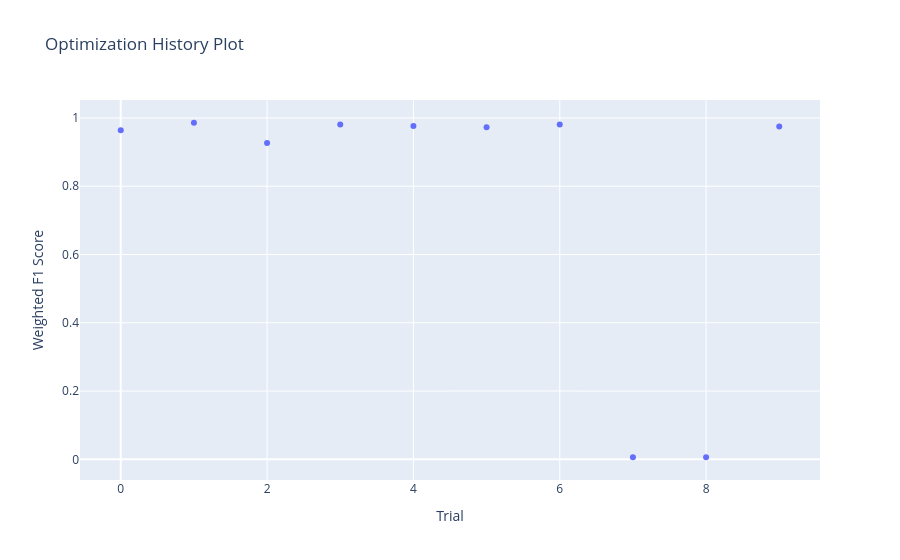

The code cell stored with this chart in its notebook:
### Markdown cell above
## Step 7.5b: Optimization History (Best Weighted F1 Score)

### Code cell
fig = optuna.visualization.plot_optimization_history(study, target=lambda t: t.values[1], target_name="Weighted F1 Score")
fig = go.Figure(fig)
fig.update_layout(width=None, height=None, autosize=True)
fig.write_image(f"{output_folder}/xgb_hpo_optimization_history_best_weighted_f1_score.pdf", width=1920, height=1080)
fig.write_html(f"{output_folder}/xgb_hpo_optimization_history_best_weighted_f1_score.html", full_html=True)
fig.show()

### Figure 1 — Plotly figure (JSON) as saved in the notebook; plotly's stock layout.template omitted (floating-point values rounded to 4 significant figures)
{"data": [{"mode": "markers", "name": "Weighted F1 Score", "type": "scatter", "x": [0, 1, 2, 3, 4, 5, 6, 7, 8, 9], "y": [0.964, 0.9859, 0.9268, 0.9804, 0.9763, 0.9725, 0.9806, 0.006102, 0.006102, 0.9751]}, {"marker": {"color": "#cccccc"}, "mode": "markers", "name": "Infeasible Trial", "showlegend": false, "type": "scatter", "x": [], "y": []}], "layout": {"autosize": true, "title": {"text": "Optimization History Plot"}, "xaxis": {"title": {"text": "Trial"}}, "yaxis": {"title": {"text": "Weighted F1 Score"}}}}
